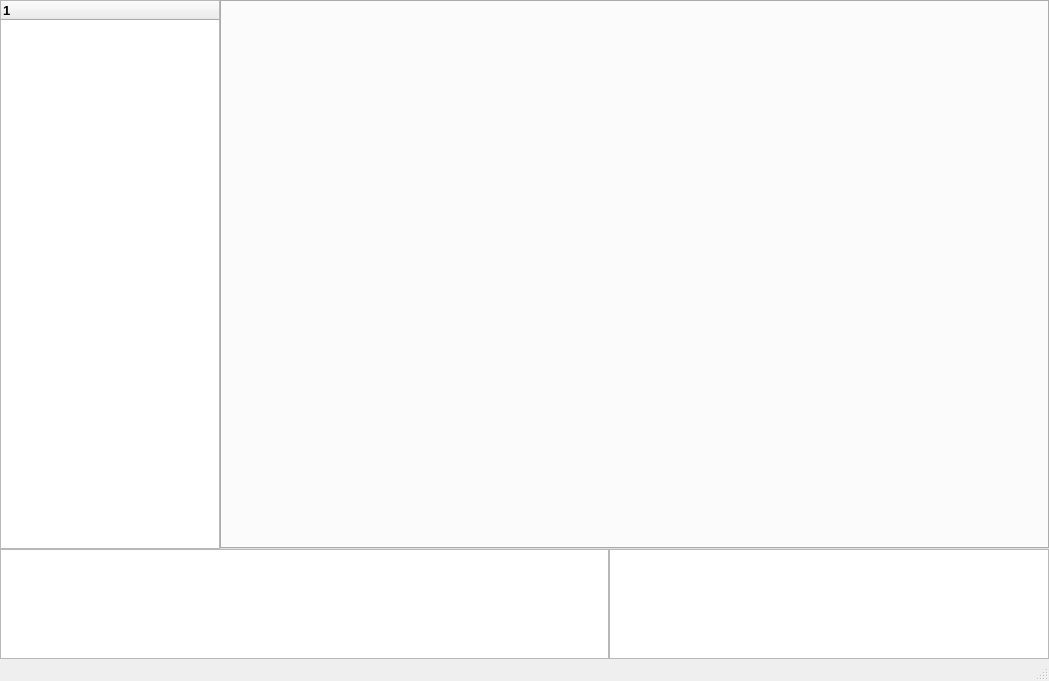
<?xml version="1.0" encoding="UTF-8"?>
<ui version="4.0">
 <class>MainWindow</class>
 <widget class="QMainWindow" name="MainWindow">
  <property name="geometry">
   <rect>
    <x>0</x>
    <y>0</y>
    <width>1049</width>
    <height>681</height>
   </rect>
  </property>
  <property name="sizePolicy">
   <sizepolicy hsizetype="Expanding" vsizetype="Expanding">
    <horstretch>1</horstretch>
    <verstretch>1</verstretch>
   </sizepolicy>
  </property>
  <property name="windowTitle">
   <string>MainWindow</string>
  </property>
  <widget class="QWidget" name="centralWidget">
   <layout class="QVBoxLayout" name="verticalLayout" stretch="5,1">
    <property name="spacing">
     <number>0</number>
    </property>
    <property name="leftMargin">
     <number>0</number>
    </property>
    <property name="topMargin">
     <number>0</number>
    </property>
    <property name="rightMargin">
     <number>0</number>
    </property>
    <property name="bottomMargin">
     <number>0</number>
    </property>
    <item>
     <layout class="QHBoxLayout" name="horizontalLayout_0">
      <property name="spacing">
       <number>0</number>
      </property>
      <item>
       <widget class="QTreeWidget" name="mainTree">
        <property name="sizePolicy">
         <sizepolicy hsizetype="Fixed" vsizetype="Expanding">
          <horstretch>0</horstretch>
          <verstretch>5</verstretch>
         </sizepolicy>
        </property>
        <property name="maximumSize">
         <size>
          <width>220</width>
          <height>16777215</height>
         </size>
        </property>
        <property name="font">
         <font>
          <pointsize>10</pointsize>
          <weight>75</weight>
          <bold>true</bold>
         </font>
        </property>
        <property name="selectionMode">
         <enum>QAbstractItemView::SingleSelection</enum>
        </property>
        <column>
         <property name="text">
          <string notr="true">1</string>
         </property>
        </column>
       </widget>
      </item>
      <item>
       <widget class="QTabWidget" name="mainTab">
        <property name="sizePolicy">
         <sizepolicy hsizetype="Expanding" vsizetype="Expanding">
          <horstretch>1</horstretch>
          <verstretch>5</verstretch>
         </sizepolicy>
        </property>
        <property name="font">
         <font>
          <family>微软雅黑</family>
          <pointsize>10</pointsize>
          <weight>75</weight>
          <bold>true</bold>
         </font>
        </property>
        <property name="styleSheet">
         <string notr="true"/>
        </property>
       </widget>
      </item>
     </layout>
    </item>
    <item>
     <layout class="QHBoxLayout" name="horizontalLayout_1" stretch="0,0">
      <property name="spacing">
       <number>0</number>
      </property>
      <item>
       <widget class="Q_RDDT_TableView" name="msgTableView">
        <property name="sizePolicy">
         <sizepolicy hsizetype="Expanding" vsizetype="Expanding">
          <horstretch>1</horstretch>
          <verstretch>1</verstretch>
         </sizepolicy>
        </property>
       </widget>
      </item>
      <item>
       <widget class="Q_RDDT_TableView" name="regTableView">
        <property name="sizePolicy">
         <sizepolicy hsizetype="Fixed" vsizetype="Expanding">
          <horstretch>0</horstretch>
          <verstretch>1</verstretch>
         </sizepolicy>
        </property>
        <property name="minimumSize">
         <size>
          <width>440</width>
          <height>0</height>
         </size>
        </property>
       </widget>
      </item>
     </layout>
    </item>
   </layout>
  </widget>
  <widget class="QMenuBar" name="menuBar">
   <property name="geometry">
    <rect>
     <x>0</x>
     <y>0</y>
     <width>1049</width>
     <height>23</height>
    </rect>
   </property>
  </widget>
  <widget class="QStatusBar" name="statusBar"/>
 </widget>
 <layoutdefault spacing="6" margin="11"/>
 <customwidgets>
  <customwidget>
   <class>Q_RDDT_TableView</class>
   <extends>QTableView</extends>
   <header location="global">rddt_tableview.hpp</header>
  </customwidget>
 </customwidgets>
 <resources/>
 <connections/>
</ui>
